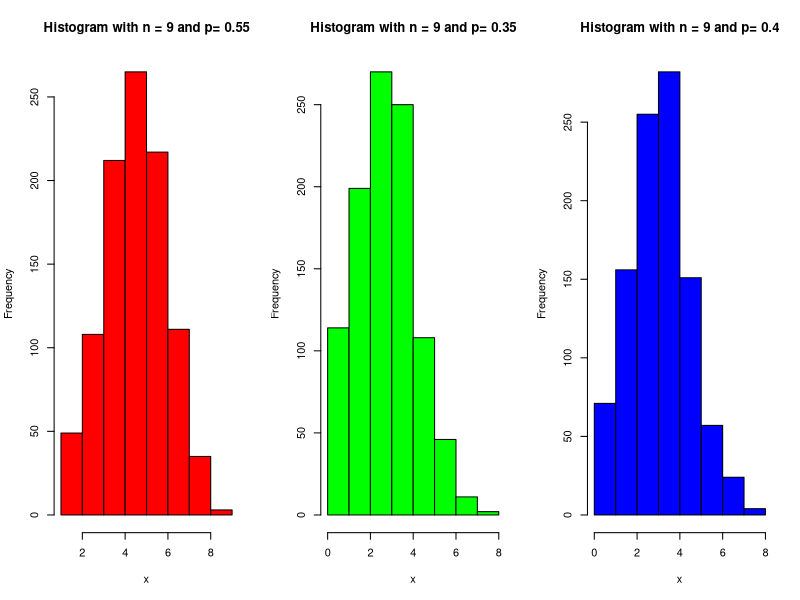
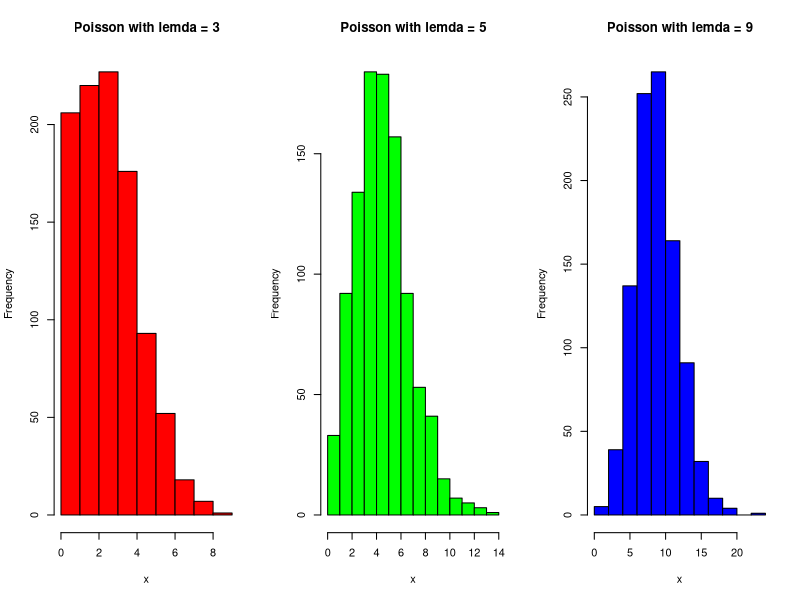
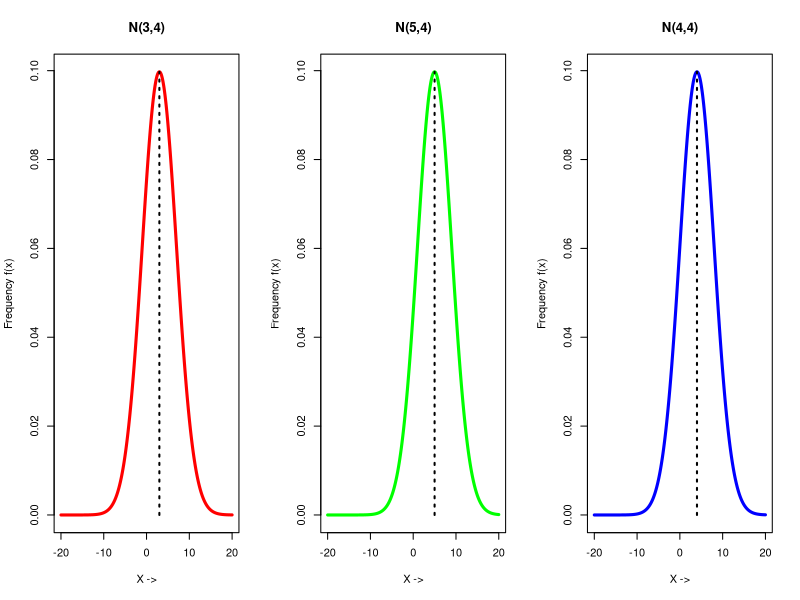
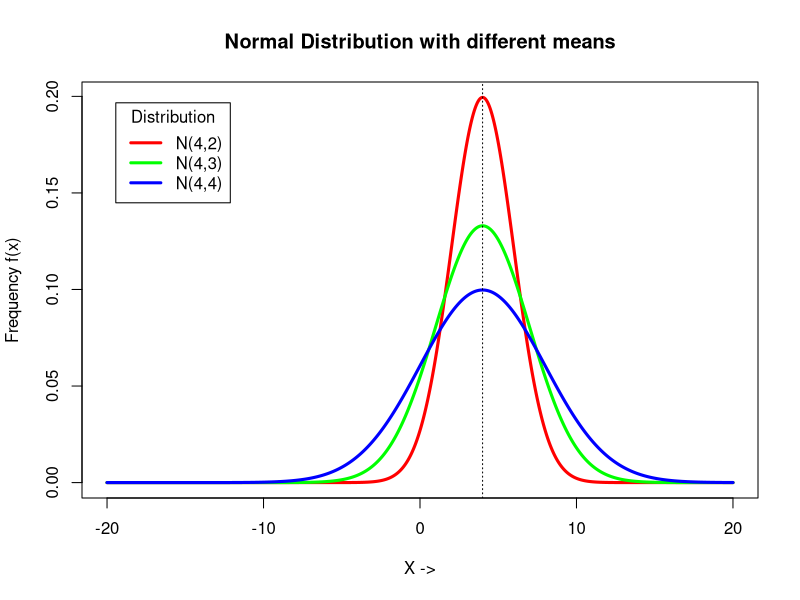
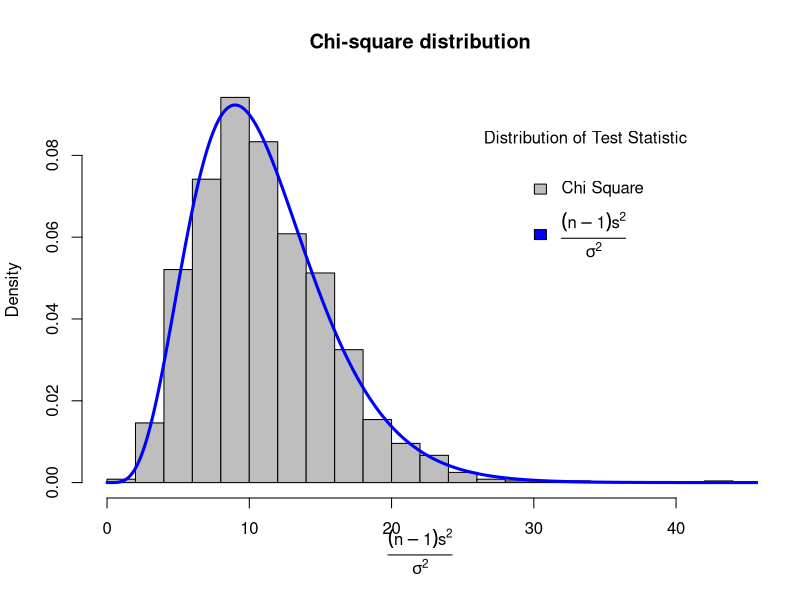
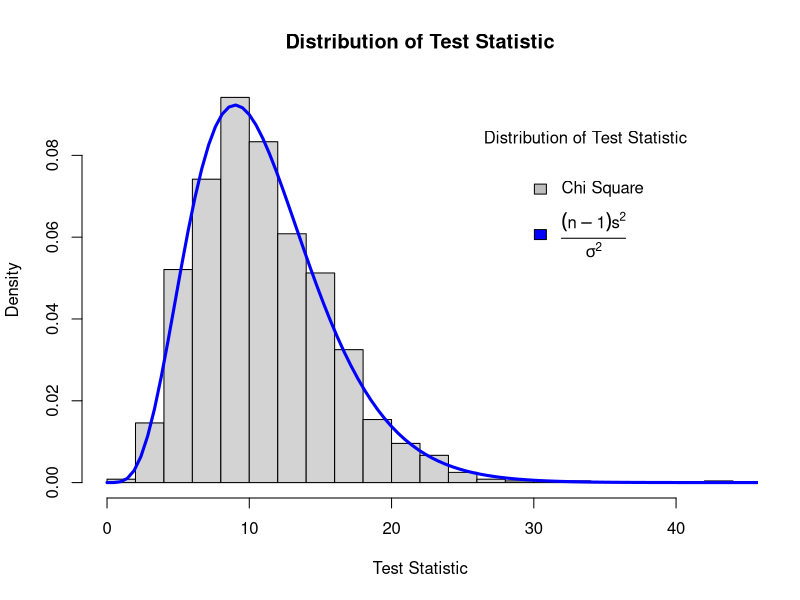
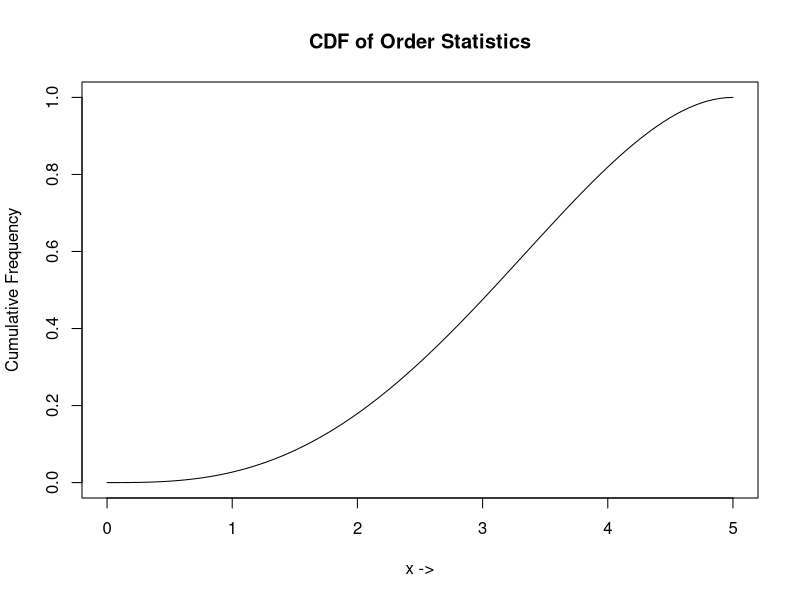
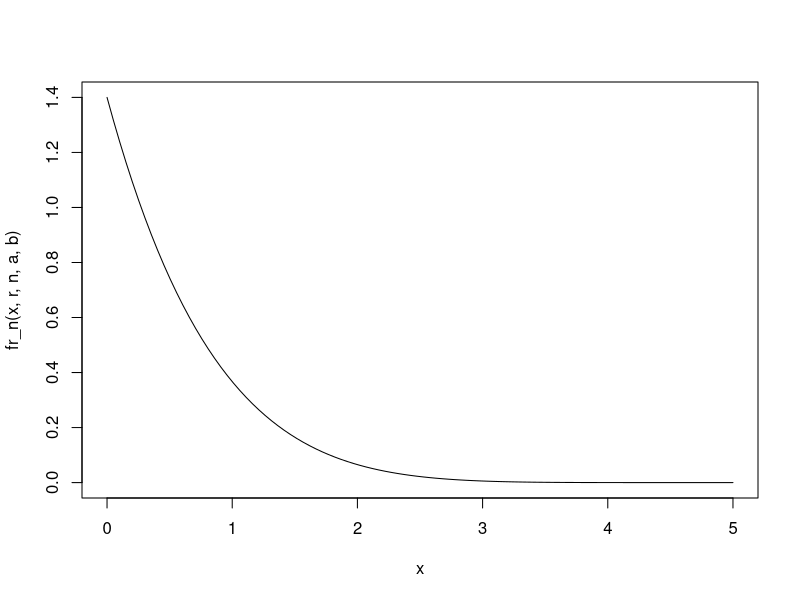

Source code (R) for these figures, in order:
## ---- chunk 1
set.seed(11)
par(mfrow=c(1, 3))
n = c(9, 9, 9) # size
p = c(0.55, 0.35, 0.4) # Probability
color = c("red", "green", "blue")
for(i in 1:3) {
 x = rbinom(1000, n[i], p[i])
 hist(x, col=color[i], main = paste("Histogram with n =", n[i], "and p=", p[i]))
}
## ---- chunk 2
set.seed(12)
par(mfrow=c(1,3))
p <- c(3,5,9)
color <- c("red", "green", "blue")
for(i in 1:3) {
 x = rpois(1000, p[i])
 hist(x, col=color[i], main=paste("Poisson with lemda =", p[i]))
}
## ---- chunk 3
set.seed(21)
par(mfrow=c(1, 3))

mu = c(3, 5, 4)
sigma = c(4, 4, 4)
colors = c("red", "green", "blue")
labels = paste0("N(", mu, ",", sigma, ")")

x = seq(-20, 20, length.out=1000)

for(i in 1:length(mu)) {    # length(mu) = 3
  fx <- dnorm(x, mean= mu[i], sd = sigma[i])
  plot(x, fx, type = "l", main = labels[i], col=colors[i], lwd=3,
       xlab = "X ->", ylab = "Frequency f(x)")
  
  segments(x0=mu[i], x1=mu[i], y=0, y1 = max(fx), lwd=2, lty=3)
}

## ---- chunk 4
set.seed(21)
par(mfrow=c(1, 1))

mu = c(4, 4, 4)
sigma = c(2, 3, 4)
colors = c("red", "green", "blue")
labels = paste0("N(", mu, ",", sigma, ")")

x = seq(-20, 20, length.out=1000)

for(i in 1:length(mu)) {
  fx <- dnorm(x, mean= mu[i], sd = sigma[i])
  if(i==1) {
    plot(x, fx, type = "l", main = "Normal Distribution with different means", col=colors[i], lwd=3,
       xlab = "X ->", ylab = "Frequency f(x)")
  } else {
    lines(x, fx, col=colors[i], lwd=3)
  }
}
abline(v=mu[1], lty=3) 

legend("topleft", inset = 0.05, title = "Distribution", labels, lty = 1, lwd=3, col = colors)

## ---- chunk 5
set.seed(11)
n = 12
mu = 4
sigma = 3
it = 1200

xvar = array()
for(i in 1:it) {
  x = rnorm(n, mu, sigma)
  xvar[i] = var(x) # list of variances 
}

equation <- expression(frac((n-1)*s^2,sigma^2))

test_statistic = ((n-1)*xvar)/sigma^2 
hist(test_statistic, breaks = 15, freq = F, col="gray",  xlab = equation, main="Chi-square distribution")

x2 = seq(0, 120, 0.01) 
chisq_pdf = dchisq(x2, df=n-1)
lines(x2, chisq_pdf, col="blue", lwd=3)

legend("topright", inset = 0.1, title = "Distribution of Test Statistic", c("Chi Square", equation), fill = c("gray", "blue"), bty = "n")
## ---- chunk 6
set.seed(11)
n = 12
mu = 2
sigma = sqrt(9)

samples <- replicate(1200, rnorm(n, mu, sigma))

test_statistic <- (n-1)*(apply(samples, 2, var)/sigma^2)

hist(test_statistic, breaks = 25, probability = TRUE,
     main = "Distribution of Test Statistic", 
     xlab="Test Statistic",
     ylab = "Density")

x <- seq(0, max(test_statistic)+5, length.out = 100)

lines(x, dchisq(x, df=n-1), col="blue", lwd=3)

legend("topright", inset = 0.1, title = "Distribution of Test Statistic", c("Chi Square", equation), fill = c("gray", "blue"), bty = "n")
## ---- chunk 7
a = 0
b = 5
x = seq(a, b, length.out=1000)

# pdf_unif = expression(1/(b-a))
# eval(pdf_unif)

Fr_n_value = function(x, r, n, a, b) {
  # pdf_unif = dunif(x, a, b)
  cdf_unif = punif(x, a, b)
  sum_value = 0
  
  for(j in r:n) {
    sum_value = sum_value + choose(n, j)*(cdf_unif^j)*(1-cdf_unif)^(n-j)
  }
  
  return(sum_value)
}

Fr_n_eqn = function(r, n) {
  sum_eqn <- array()
  for(j in r:n) {
    term <- paste0("(", n, "C", j, ") F(x)^", j, " [1-F(x)]^", (n-j))
    sum_eqn[j-r+1] = term 
  }
  # print(sum_eqn)
  return(paste0(sum_eqn, collapse ="+"))
}

# Results 
r <- 3
n <- 4
a <- 0
b <- 5
x <- seq(a, b, length.out=100)
Fr_n_values <- Fr_n_value(x, r, n, a, b)
Fr_n_eqn(r, n)
plot(x, Fr_n_values, main="CDF of Order Statistics",  type="l", xlab = "x ->", ylab = "Cumulative Frequency")

# P(x_3:4 > 2)
x_threshold <- 2
p_x3_gt_x <- 1 - Fr_n_value(x_threshold, r, n, a, b)
p_x3_gt_x
## ---- chunk 8
fr_n = function(x, r, n, a, b) {
  pdf_x <- dunif(x, min=a, max=b)
  cdf_x <- punif(x, min=a, max=b)
  
  numerator <- factorial(n) / (factorial(r-1)*factorial(n-r))
  prob_dis <- numerator * cdf_x^(r-1) * (1 - cdf_x)^(n-r) * pdf_x
  
  return(prob_dis)
}

moment_k <- function(k, r, n, a, b) {
  integrand <- function(x) x^k * fr_n(x, r, n, a, b)
  moment <- integrate(integrand, a, b)$value
  
  return(moment)
}
a = 0
b = 5
n = 7
# median, r = 4
r = n %% 2
x = seq(a, b, length.out = 100)

mean_median <- moment_k(k=1, r, n, a, b)
var_median <- moment_k(k=2, r, n, a, b) - mean_median^2

cat("Mean of median order statistics:", mean_median, "\n")
cat("Variance of median order statistics:", var_median, "\n")

plot(x, fr_n(x, r, n, a, b), type = "l")

mean_x1_n = moment_k(k=1, r=1, n, a, b)
var_x1_n = moment_k(k=2, r=1, n, a, b) - mean_x1_n^2

mean_xn_n = moment_k(k=1, r=n, n, a, b)
var_xn_n = moment_k(k=2, r=n, n, a, b) - mean_xn_n^2

cat("Smallest order statistics: mean =", mean_x1_n, "and variance =", var_x1_n, "\n")
cat("Largest order statistics: mean =", mean_xn_n, "and variance =", var_xn_n, "\n")
## ---- chunk 9
fr_n = function(x, r, n, a, b) {
  pdf_x <- dunif(x, min=a, max=b)
  cdf_x <- punif(x, min=a, max=b)
  
  numerator <- factorial(n) / (factorial(r-1)*factorial(n-r))
  prob_dis <- numerator * cdf_x^(r-1) * (1 - cdf_x)^(n-r) * pdf_x
  
  return(prob_dis)
}

moment_k <- function(k, r, n, a, b) {
  integrand <- function(x) x^k * fr_n(x, r, n, a, b)
  moment <- integrate(integrand, a, b)$value
  
  return(moment)
}
a = 0
b = 10
r = 5
n = 7
x = seq(a, b, length.out = 100)

mean_x5 <- moment_k(k=1, r, n, a, b)
var_x5 <- moment_k(k=2, r, n, a, b) - mean_x5^2

cat("Mean of X_{(5)}:", mean_x5, "\n")
cat("Variance of X_{(5)}:", var_x5, "\n")
 
Fr_n_values <- array()
for(i in 1:100) {
  Fr_n_values[i] = integrate(fr_n, a, x[i], r=r, n=n, a=a, b=b)$value
}

plot(x, Fr_n_values, type = "l", xlab = "x->", ylab=paste0("F", r, ":", n, "(x)"))
## ---- chunk 10
rm_unif_r_n <- function(k, r, n) {
  result <- (factorial(n)*factorial(k+r-1))/(factorial(r-1)*factorial(k+3))
  return(result)
}

n = 3
mean_x1_3 = rm_unif_r_n(k=1, r=1, n)
var_x1_3 = rm_unif_r_n(k=2, r=1, n) - mean_x1_3^2

mean_x3_3 = rm_unif_r_n(k=1, r=3, n)
var_x3_3 = rm_unif_r_n(k=2, r=3, n) - mean_x3_3^2

cat("Smallest order statistics: mean =", mean_x1_3, "and variance =", var_x1_3, "\n")
cat("Largest order statistics: mean =", mean_x3_3, "and variance =", var_x3_3, "\n")
## ---- chunk 11
fr_n = function(x, r, n, a, b) {
  pdf_x <- dunif(x, a, b)
  cdf_x <- punif(x, a, b)
  
  numerator <- factorial(n) / (factorial(r-1)*factorial(n-r))
  prob_dis <- numerator * cdf_x^(r-1) * (1-cdf_x)^(n-r) * pdf_x
  
  return(prob_dis)
}

moment_k <- function(k, r, n, a, b) {
  integrand <- function(x) x^k * fr_n(x, r, n, a, b)
  moment <- integrate(integrand, a, b)$value
  return(moment)
}

a = 0
b = 1
n = 3

colors = c("red", "blue")

x <- seq(a, b, length.out = 100)
mean_x1_3 = moment_k(k=1, r=1, n, a, b) 
var_x1_3 = moment_k(k=2, r=1, n, a, b) - mean_x1_3^2 
mean_x3_3 = moment_k(k=1, r=3, n, a, b) 
var_x3_3 = moment_k(k=2, r=3, n, a, b) - mean_x3_3^2

cat("Smallest order statistics: mean =", mean_x1_3, "and variance =", var_x1_3, "\n")
cat("Largest order statistics: mean =", mean_x3_3, "and variance =", var_x3_3, "\n")


plot(x, fr_n(x, r=1, n, a, b), type = "l", col=colors[1], lwd=3, main = "PDF of Order Statistics", xlab = "X->", ylab = "fr:n")
lines(x, fr_n(x, r=3, n, a, b), col = colors[2], lwd=3)

legend("right", inset = 0.01, title = "PDF", c("f1:3(x)", "f3:3(x)"), lty=1, lwd=3, col=colors)
## ---- chunk 12
fr_n = function(x, r, n, a, b) {
  pdf_x = dunif(x, min=a, max=b)
  cdf_x = punif(x, min=a, max=b)
  
  numerator <- factorial(n) / (factorial(r-1)*factorial(n-r))
  prob_dist <- numerator * cdf_x^(r-1) * (1 - cdf_x)^(n-r)*pdf_x
  
  return(prob_dist)
}

a = 0
b = 1
n = 3
x = seq(0, 1, length.out=100)

moment_k <- function(k, r, n, a, b) {
  integrand <- function(x) x^k * fr_n(x, r, n, a, b)
  moment <- integrate(integrand, a, b)$value
  return(moment)
}

exp_xy <- function(n, a, b) {
  integrand <- function(x) {
    f_y <- function(y) n*(n-1)*x*y*(y-x)
    # integration from x to b (dependent range)
    integrate(Vectorize(f_y), x, b)$value  
  }
  
  # integration from a to b
  result <- integrate(Vectorize(integrand), a, b)$value
  return(result)
}

mean_x1_n = moment_k(k=1, r=1, n, a, b)
var_x1_n = moment_k(k=2, r=1, n, a, b) - mean_x1_n^2

mean_xn_n = moment_k(k=1, r=n, n, a, b)
var_xn_n = moment_k(k=2, r=n, n, a, b) - mean_xn_n^2

cat("Smallest order statistics: mean =", mean_x1_n, "and variance =", var_x1_n, "\n")
cat("Largest order statistics: mean =", mean_xn_n, "and variance =", var_xn_n, "\n")

cov_order = exp_xy(n, a, b) - (mean_x1_n * mean_xn_n)

cat("Covariance of smallest and largest order statistics =", cov_order, "\n")

mean_sample_range = (mean_xn_n - mean_x1_n)
var_sample_range = var_x1_n + var_xn_n - 2*cov_order

cat("Mean of sample range:", mean_sample_range, "\n")
cat("Variance of sample range:", var_sample_range, "\n")



## ---- chunk 13
fr_n = function(x, r, n, a, b) {
  pdf_x <- dunif(x, a, b)
  cdf_x <- punif(x, a, b)
  
  numerator <- factorial(n) / (factorial(r-1)*factorial(n-r))
  prob_dis <- numerator * cdf_x^(r-1) * (1-cdf_x)^(n-r) * pdf_x
  
  return(prob_dis)
}

a <- 0
b <- 10
n <- 9
r <- 7

x <- seq(a, b, length.out=100)

fr_n_values <- sapply(x, fr_n, r=r, n=n, a=a, b=b)

plot(x, fr_n_values, type = "l", xlab = "x->", 
     ylab = paste0("f", r, ":", n, "(x)"), 
     main = paste0("Probability Density Function of X", r, ":", n))

moment_k <- function(k, r, n, a, b) {
    integrand <- function(x) x^k * fr_n(x, r, n, a, b)
    moment <- integrate(integrand, a, b)$value
    moment
}

mean_x7 <- moment_k(1, r, n, a, b)
var_x7 <- moment_k(2, r, n, a, b) - mean_x7^2

cat("Mean of X_{(7)}:", mean_x7, "\n")
cat("Variance of X_{(7)}:", var_x7, "\n")

# int 2 to 10
p_x7_gt_2 <- integrate(fr_n, 2, b, r=r, n=n, a=a, b=b)$value
cat("P(X_{(7)} > 2):", p_x7_gt_2, "\n")
